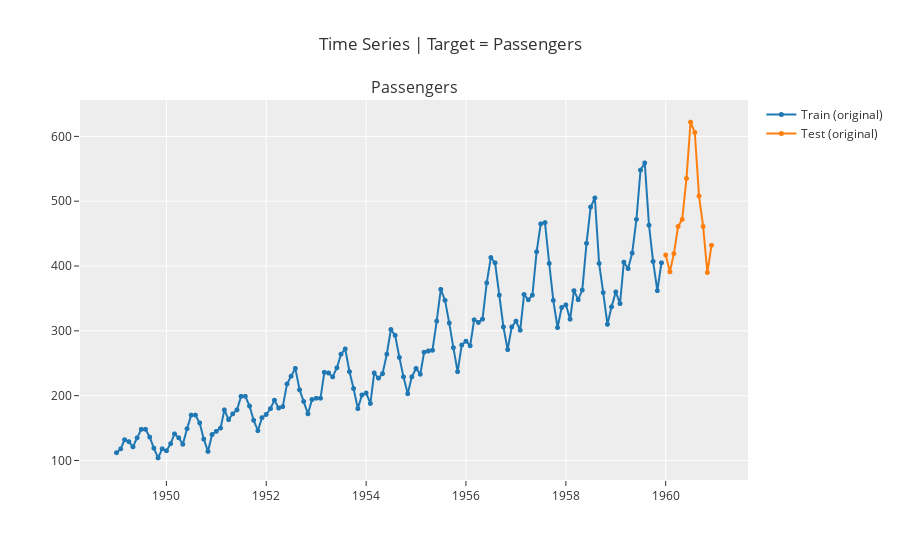

Notebook code cell kept with this figure:
### Markdown cell above
* The Ljung-Box test is a statistical test that is commonly used to check whether there are any autocorrelations in a time series. Specifically, it tests the null hypothesis that the autocorrelations of the time series data for lags 1 through K are all equal to zero.
* ADF null hypothesis: The time series has a unit root, meaning it is non-stationary. small p-value is in favor of stationarity. 
* KPSS null hypothesis: The time series is stationary around a deterministic trend (or simply stationary if no trend is included in the test equation). Large p-value is in favor of stationarity
* Shapiro-Wilk null hypothesis: The sample comes from a normally distributed population. Large p-value is in favor of normality.

### Code cell
exp.plot_model(plot='train_test_split')

### Figure 1 — Plotly figure (JSON) as saved in the notebook; plotly's stock layout.template omitted (floating-point values rounded to 4 significant figures; data arrays with more than 128 entries replaced by an {"elided": "..."} marker saying what was removed)
{"data": [{"line": {"color": "rgb(31, 119, 180)", "width": 2}, "marker": {"color": "rgb(31, 119, 180)", "size": 5}, "mode": "lines+markers", "name": "Train (original)", "type": "scattergl", "x": {"elided": "144 str values"}, "xaxis": "x", "y": {"elided": "144 int values"}, "yaxis": "y"}, {"line": {"color": "rgb(255, 127, 14)", "width": 2}, "marker": {"color": "rgb(255, 127, 14)", "size": 5}, "mode": "lines+markers", "name": "Test (original)", "type": "scattergl", "x": {"elided": "144 str values"}, "xaxis": "x", "y": {"elided": "144 int values"}, "yaxis": "y"}], "layout": {"annotations": [{"font": {"size": 16}, "showarrow": false, "text": "Passengers", "x": 0.5, "xanchor": "center", "xref": "paper", "y": 1, "yanchor": "bottom", "yref": "paper"}], "showlegend": true, "title": {"text": "Time Series | Target = Passengers"}, "xaxis": {"anchor": "y", "domain": [0, 1]}, "yaxis": {"anchor": "x", "domain": [0, 1]}}}
